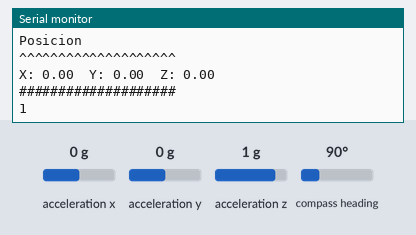
The sketch below on a simulated Arduino Uno, built with avr-gcc and run on an emulated ATmega328P. On the bench: the last lines printed to the serial monitor. The inputs (shaded band) are chosen by the test bench; at power-on: acceleration x 0 g, acceleration y 0 g, acceleration z 1 g, compass heading 90°.

Above: at 2.2 s.
2.3 s: acceleration x set to -1.4 g
At 4.6 s:
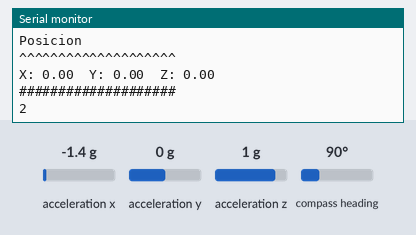
4.8 s: acceleration y set to -0.2 g
At 7.0 s:
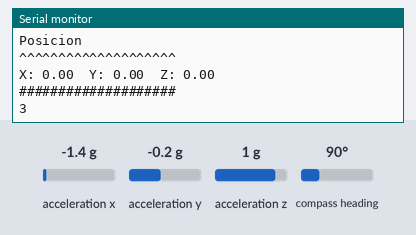
7.3 s: acceleration z set to 0.1 g
At 9.1 s:
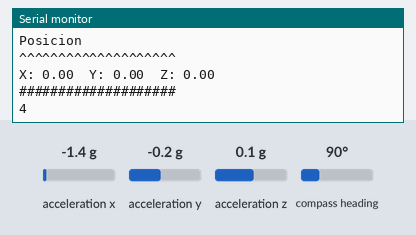
13.0 s: acceleration z set to -0.2 g
At 14.4 s:
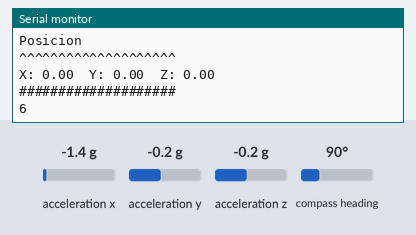
Timing chart, 0 to 16.0 s (numbered marks = the images above; inputs shaded):
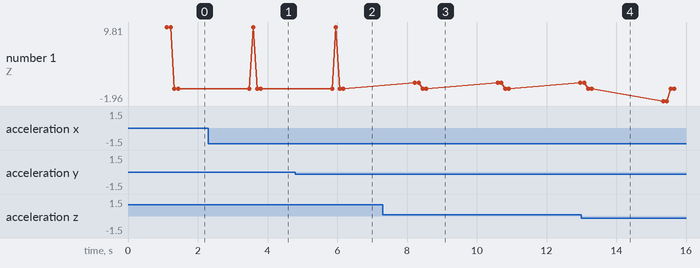

The sketch:

imu.ino
```cpp
#include <Wire.h>
#include <Adafruit_Sensor.h>
#include <Adafruit_BNO055.h>
#include <utility/imumaths.h>


Adafruit_BNO055 bno = Adafruit_BNO055(55); // enciendo el IMU


int displayCalStatus(void){
  /* Get the four calibration values (0..3) */
  /* Any sensor data reporting 0 should be ignored, */
  /* 3 means 'fully calibrated" */
  uint8_t system, gyro, accel, mag;
  system = gyro = accel = mag = 0;
  bno.getCalibration(&system, &gyro, &accel, &mag);

  /* The data should be ignored until the system calibration is > 0
  Serial.print("\t");*/
  if (!system)
  {
    Serial.print("! ");
  }

  // Display the individual values
  Serial.println("^^^^^^^^^^^^^^^^");
  Serial.print("Sys:");
  Serial.print(system, DEC);
  Serial.print(" G:");
  Serial.print(gyro, DEC);
  Serial.print(" A:");
  Serial.print(accel, DEC);
  Serial.print(" M:");
  Serial.print(mag, DEC);
  Serial.println("");

  return accel, mag, gyro, system;
}

int cali =0;
int cal_gyro;
int cal_mag;
int cal_accel;
int cal_sys;
void setup(){
    Serial.begin(9600);
    Serial.println("Orientation Sensor Test"); Serial.println("");
  /* Initialise the sensor */
    if(!bno.begin())
    {
        Serial.print("No se detecta el sensor");
        while(1);
    }
  displayCalStatus();
  delay(1000);
  bno.setExtCrystalUse(true);
  /*
do{
   sensors_event_t event;
   bno.getEvent(&event);
   cal_accel, cal_mag, cal_gyro  = displayCalStatus();
  //Serial.print("g = ");Serial.println(cal_gyro);
 // Serial.print("a = ");Serial.println(cal_accel);
 // Serial.print("mag = ");Serial.println(cal_mag);
 // Serial.println("_____________");
  delay(100);
  }while((cal_gyro!= 3) && (cal_accel!= 3)&& (cal_mag!= 3));

  Serial.print("Pene");
*/


}

float calStatus(){
  sensors_event_t event;

}


float t0; float t; float diff_t;

float pos_x0; float pos_x;
float pos_y0; float pos_y;
float pos_z0; float pos_z;

float vel_x;  float vel_x0;
float vel_y;  float vel_y0;
float vel_z;  float vel_z0;

float acel_x; float acel_x0;
float acel_y; float acel_y0;
float acel_z; float acel_z0;

float mean_x; float mean_y; float mean_z;
float accul_x; float accul_y; float accul_z = 0;


float tol = 0.5; // tolerancia de un 1m/s^2
int contador = 0;

float filtro_accel(float antes,float ahora, float tol ){
  if (abs(antes-ahora)<tol){
    return 0;
  }
  else{
    return ahora;
  }
}
float filtro_simple(float previo, float acel){
  if (abs(acel - previo) < 0 )
  return acel-previo;
}
void printer(char nombre[],float x = 0,float y = 0,float z = 0){
    Serial.println("^^^^^^^^^^^^^^^^^^^^");
    Serial.println(nombre);
    Serial.println("^^^^^^^^^^^^^^^^^^^^");
    Serial.print("X: ");
    Serial.print(x, 2);
    Serial.print("\tY: ");
    Serial.print(y, 2);
    Serial.print("\tZ: ");
    Serial.print(z, 2);
    Serial.println("");
    Serial.println("####################");
  }


void loop(){
  // Código de calibración y para ver que pasa exactamente en el vehículo
  imu::Vector<3> acel = bno.getVector(Adafruit_BNO055::VECTOR_ACCELEROMETER);
  if (contador == 0){
   do{
      sensors_event_t event;
      bno.getEvent(&event);
      cal_accel, cal_mag, cal_gyro,cal_sys  = displayCalStatus();
   }
   while((cal_sys != 3));
  //while((cal_gyro= 3) && (cal_accel= 3)&& (cal_mag= 3));

    }

    if (contador == 0){
      acel_x0 = acel.x();
      acel_y0 = acel.y();
      acel_z0 = acel.z();

      vel_z0 = 0;
      vel_y0 = 0;

      pos_z0 = 0;
      pos_y0 = 0;

      Serial.println("Calibrado!");
      //t0 = millis()/1000;
      t0 = 0;
    }

    contador = contador +1;

    sensors_event_t event;
    bno.getEvent(&event);
    //printer("Orientacion",event.orientation.x,event.orientation.y,event.orientation.z);


   acel_z = filtro_accel(mean_z,acel.z(),tol);
   accul_z = accul_z + acel.z();
   mean_z = accul_z/(contador);
   //printer("Loco",acel_z,accul_z,mean_z);

   //acel_z0 = acel_z;
   // 9.36
   acel_y = filtro_accel(mean_y,acel.y(),tol);
   accul_y = accul_y + acel.y();
   mean_y = accul_y/(contador);
   //acel_y0 = acel_y;
   // 0.45
   acel_x = filtro_accel(mean_x ,acel.x(),tol);
   accul_x = accul_x + acel.x();
   mean_x = accul_x/(contador);
   //acel_x0 = acel_x;
   // 0.33
    // Código para obtener posicion


    vel_z = acel_z * diff_t + vel_z0;
    vel_y = acel_y* diff_t + vel_y0;


    pos_z = acel_z* pow(diff_t,2)*0.5+ vel_z0 * diff_t+ pos_z0;
    pos_y = acel_y * pow(diff_t,2)*0.5+vel_y0*diff_t + pos_y0;


    pos_y0 = pos_y;
    pos_z0 = pos_z;
    vel_z0 = vel_z;
    vel_y0 = vel_y;
    t0 = t;

    printer("Aceleracion",acel_x,acel_y,acel_z);
    printer("Aceleracion",acel.x(),acel.y(),acel.z());
    printer("Velocidad",0,vel_y,vel_z);
    printer("Posicion",0,pos_z,pos_y);
    Serial.println(contador);


    delay(2000);


  }
```

Measured:
- after the input at 2.3 s, the serial monitor: prints a new line after 1.2 s (image 1)
- after the input at 4.8 s, the serial monitor: prints a new line after 1.1 s (image 2)
- after the input at 7.3 s, the serial monitor: prints a new line after 0.92 s (image 3)
- plotted number 1: 0 → 0.98 after the input at 7.3 s
